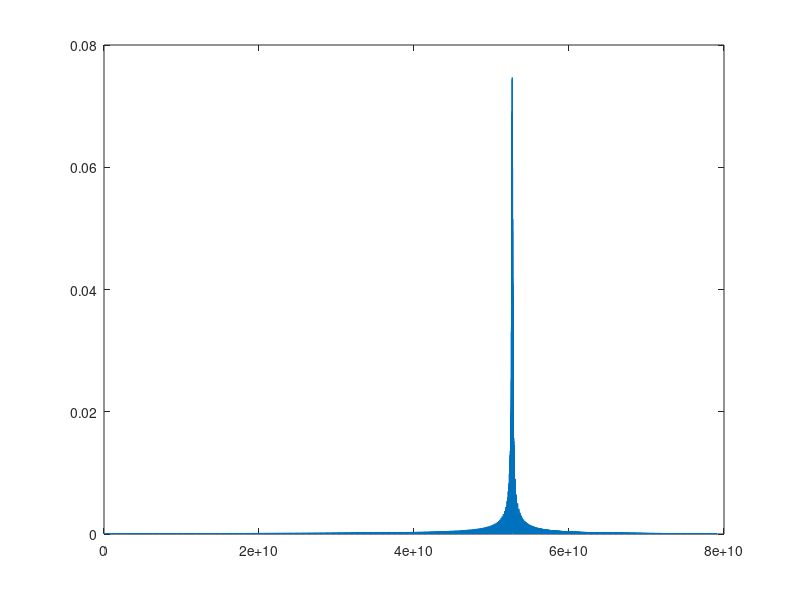

Reproduce this figure in MATLAB.
% Radar Tranceiver Spread Spectrum
clear all 
close all
clc

% Initialize parameters
% Define BW/2 (fc) a value that wil give a achievable range resolution of
% 0.1m
fc = 1.5e9;
fs = 2*fc;          % Since signal highest frequency element is fc then we sample at 2*fc
tc = 1/fc;
% Define the number of bits in the code to give a suported unambigous range
% of Rmax ~100m
N = 1024;

Tp = N*tc;                  % Length of signal in seconds
L = Tp*fc;                  % Length of signal in samples
t = (0:L-1)*tc;             % Time vector


PRBS = round(rand(1,N));
plot(t,PRBS)
axis([0 7e-7 -.5 1.5]);
title('Pseudorandom Spreading Code For Transceiver')
xlabel('Time [s]');
ylabel('Value');


%%
% Define Y as FFT of X
% Y = fft(PRBS);
M = size(PRBS, 2);
NFFT = 2^nextpow2(M); % Next power of 2 from length of y
outfft = fft(PRBS,NFFT);
f = fs/2*linspace(0,1,NFFT/2+1);
P2 = abs(outfft/NFFT);
P1 = P2(:,1:NFFT/2+1);
P1(:,2:end-1) = 2*P1(:,2:end-1);
plot(f,P1)
% plot(f,y_mag(1:size(f,2))/size(f,2));
% title('Frequency Response')
% xlabel('Frequency [Hz]');


%%
dsss_sig = [];
   
fo = 79e9;
c1 = cos(2*pi*fo*t);
c2 = cos(2*pi*fo*t+pi);

for k=1:N
    if PRBS(1,k) == 0
        dsss_sig = [dsss_sig c1];
    else
        dsss_sig = [dsss_sig c2];
    end
end

M = size(dsss_sig, 2);
NFFT = 2^nextpow2(M); % Next power of 2 from length of y
DSSS_spectrum = fft(dsss_sig,NFFT);
f = 158e9/2*linspace(0,1,NFFT/2+1);
DSSS_P2 = abs(DSSS_spectrum/NFFT);
DSSS_P1 = DSSS_P2(:,1:NFFT/2+1);
DSSS_P1(:,2:end-1) = 2*DSSS_P1(:,2:end-1);
plot(f,DSSS_P1)


%figure,plot([1:12120],dsss_sig);
%axis([-1 12220 -1.5 1.5]);
%title('\bf\it DSSS Signal');

% Plotting the FFT of DSSS signal
%figure,plot([1:12120],abs(fft(dsss_sig)))